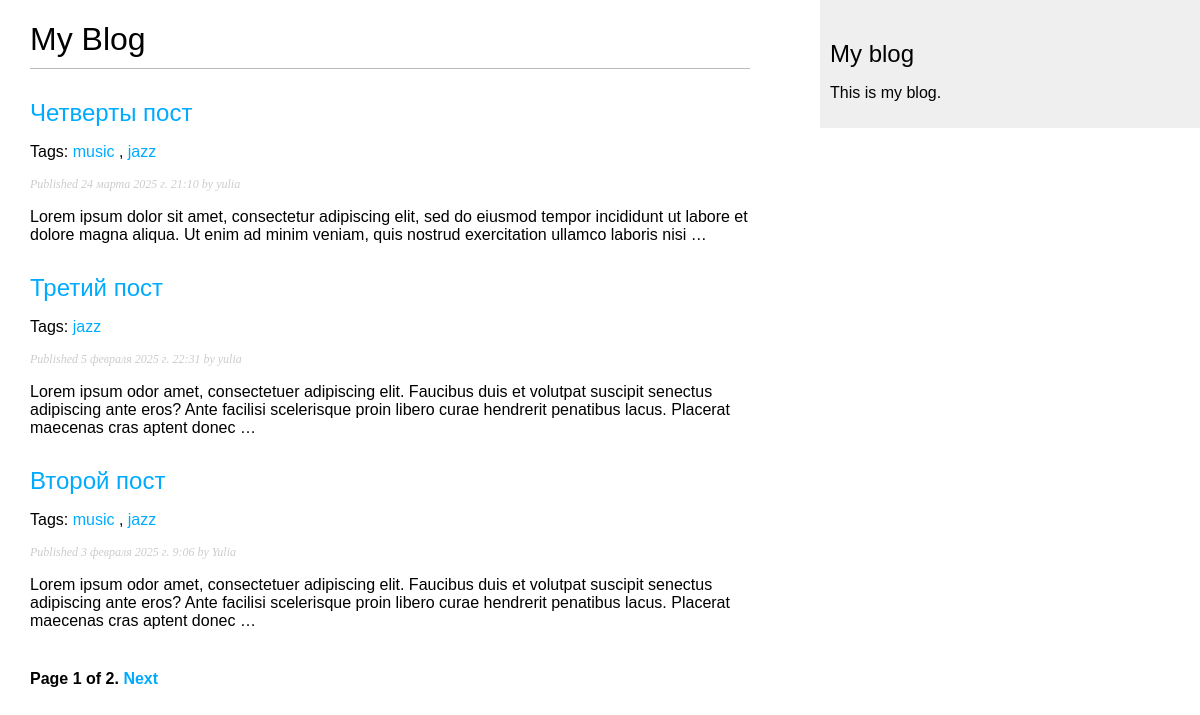
Screenshot of /blog/ with the database file from the repository.
### blog/models.py (models this page shows, shortened)
class Post(models.Model):
    tags = TaggableManager()
    class Status(models.TextChoices):
        DRAFT = 'DF', 'Draft'
        PUBLISHED = 'PB', 'Published'
    title = models.CharField(max_length=250, verbose_name='Название поста')
    slug = models.SlugField(max_length=250, unique_for_date='publish')
    author = models.ForeignKey(User, on_delete=models.CASCADE, related_name='blog_posts', verbose_name='Имя автора')
    body = models.TextField()
    publish = models.DateTimeField(default=timezone.now, verbose_name='Опубликовано')
    created = models.DateTimeField(auto_now_add=True)
    update = models.DateTimeField(auto_now=True)
    status = models.CharField(max_length=2, choices = Status.choices, default=Status.DRAFT, verbose_name='Статус')
    objects = models.Manager()
    published = PublishedManager()
    class Meta:
        ordering = ['-publish']
        indexes = [models.Index(fields=['-publish'])]
    def get_absolute_url(self):
        return reverse("blog:post_detail", args=[self.publish.year, self.publish.month, self.publish.day, self.slug])

### blog/views.py (the view)
# urls.py: urlpatterns = [path('', views.post_list, name='post_list'),
def post_list(request, tag_slug=None):
    post_list = Post.published.all()
    tag = None
    if tag_slug:
        tag = get_object_or_404(Tag, slug=tag_slug)
        post_list = post_list.filter(tags__in=[tag])
    paginator = Paginator(post_list, 3)
    page_number = request.GET.get('page', 1)
    try:
        posts = paginator.page(page_number)
    except PageNotAnInteger:
        posts = paginator.page(1)
    except EmptyPage:
        posts = paginator.page(paginator.num_pages)
    return render(request,
                 'blog/post/list.html',
                 {'posts': posts,
                  'tag' : tag})

### blog/templates/blog/post/list.html (shortened to what this page needs)
{% extends "blog/base.html" %}
{% block content %}
  <h1>My Blog</h1>
  {% for post in posts %}
    <h2>
      <a href="{{ post.get_absolute_url }}">
        {{ post.title }}
      </a>
    </h2>
    <p class="tags">Tags:
      {% for tag in post.tags.all %}
        <a href="{% url "blog:post_list_by_tag" tag.slug %}">
          {{ tag.name}}
        </a>
        {% if not forloop.last %}, {% endif %}
      {% endfor %}
    </p>
    <p class="date">
      Published {{ post.publish }} by {{ post.author }}
    </p>
    {{ post.body|truncatewords:30|linebreaks }}
  {% endfor %}
  {% include "pagination.html" with page=posts%}
{% endblock %}

### blog/templates/blog/base.html (shortened to what this page needs)
{% load static %}
<!DOCTYPE html>
<html>
<head>
  <link href="{% static "css/blog.css" %}" rel="stylesheet">
</head>
<body>
  <div id="content">
    {% block content %}
    {% endblock %}
  </div>
  <div id="sidebar">
    <h2>My blog</h2>
    <p>This is my blog.</p>
  </div>
</body>
</html>

### blog/templates/pagination.html (shortened to what this page needs)
<div class="pagination">
    <span class="step-links">
        <span class="current">
            Page {{ page.number }} of {{ page.paginator.num_pages }}.
        </span>
        {% if page.has_next %}
            <a href="?page={{ page.next_page_number }}">Next</a>
        {% endif %}
    </span>
</div>

### blog/static/css/blog.css (style rules this page uses)
body { margin:0; padding:0; font-family:helvetica, sans-serif; }
a { color:#00abff; text-decoration:none; }
h1 { font-weight:normal; border-bottom:1px solid #bbb; padding:0 0 10px 0; }
h2 { font-weight:normal; margin:30px 0 0; }
#content { float:left; width:60%; padding:0 0 0 30px; }
#sidebar { float:right; width:30%; padding:10px; background:#efefef; height:100%; }
p.date { color:#ccc; font-family: georgia, serif; font-size: 12px; font-style: italic; }
.pagination { margin:40px 0; font-weight:bold; }

### rows the page displays
Post: title "Четверты пост", publish "24 марта 2025 г. 21:10", author "yulia", body "Lorem ipsum dolor sit amet, consectetur adipiscing elit, sed do eiusmod tempor incididunt ut labore et dolore magna aliqua. Ut enim ad minim veniam, quis nostrud exercitation ullamco laboris nisi …"
Tag: name "music"
Tag: name "jazz"
Post: title "Третий пост", publish "5 февраля 2025 г. 22:31", author "yulia", body "Lorem ipsum odor amet, consectetuer adipiscing elit. Faucibus duis et volutpat suscipit senectus adipiscing ante eros? Ante facilisi scelerisque proin libero curae hendrerit penatibus lacus. Placerat maecenas cras aptent donec …"
Post: title "Второй пост", publish "3 февраля 2025 г. 9:06", author "Yulia", body "Lorem ipsum odor amet, consectetuer adipiscing elit. Faucibus duis et volutpat suscipit senectus adipiscing ante eros? Ante facilisi scelerisque proin libero curae hendrerit penatibus lacus. Placerat maecenas cras aptent donec …"

### other values shown
{{ page.number }} "1"
{{ page.paginator.num_pages }} "2"
